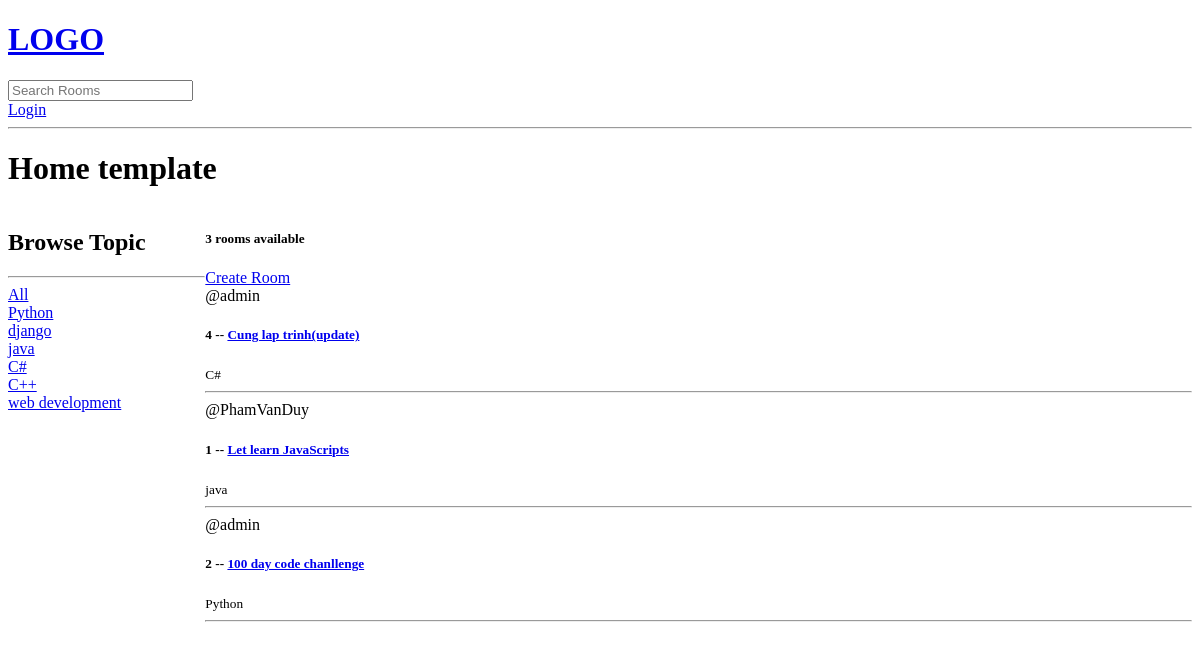
The app's page /, older data.
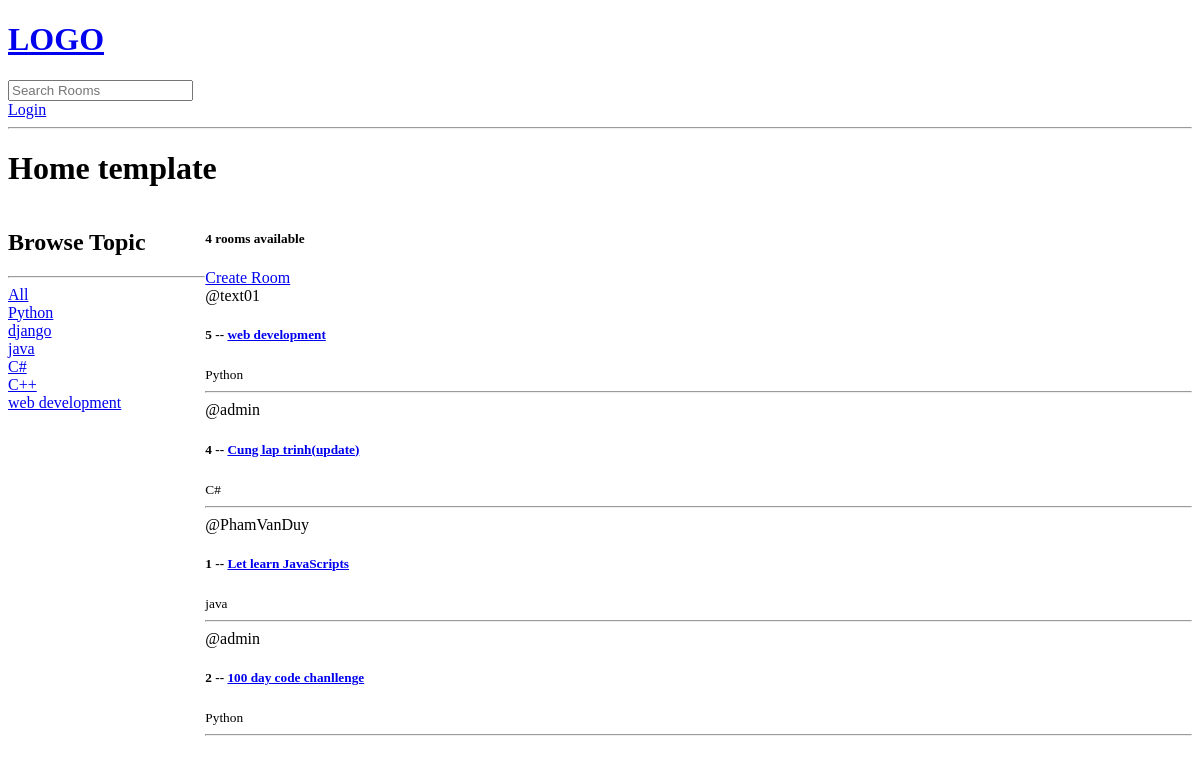
The same page, newer data.
### base/models.py (models this page shows, shortened)
class Topic(models.Model):
    name = models.CharField(max_length=200)

class Room(models.Model):
    host = models.ForeignKey(User, on_delete=models.SET_NULL,null=True)
    topic = models.ForeignKey(Topic, on_delete=models.SET_NULL,null=True)
    name = models.CharField(max_length=200)
    description = models.TextField(null=True, blank=True)
    participants = models.ManyToManyField(User,related_name='participants',blank=True)
    updated = models.DateTimeField(auto_now=True)
    created = models.DateTimeField(auto_now_add=True)
    class Meta:
        ordering = ['-updated','-created']

### base/views.py (the view)
# urls.py: path("",views.home,name="home"),
def home(request):
    q = request.GET.get('q') if request.GET.get('q') != None else ''
    topic = Topic.objects.all()
    rooms = Room.objects.filter(
        Q(topic__name__icontains=q) |
        Q(name__icontains=q) |
        Q(description__icontains=q))
    room_count = rooms.count()
    context = {'rooms':rooms, 'topic':topic, 'room_count':room_count}
    return render(request, 'base/home.html', context)

### base/templates/base/home.html (shortened to what this page needs)
{% extends 'main.html' %}
{% block content %}
<h1>Home template</h1>
<div class ="home-container">
    <div>
        <h2>Browse Topic</h2>
        <hr>
        <div>
            <a href="{% url 'home' %}">All</a>
        </div>
        {% for topic in topic %}
            <a href="{% url 'home' %}?q={{topic.name}}">{{topic.name}}</a>
            <br>
        {%endfor%}
    </div>
    <div>
        <h5>{{room_count}} rooms available</h5>
        <div>
            <a href = "{% url 'create-room' %}">Create Room</a>
        </div>
        <div>
            {% for room in rooms %}
                <div>
                    <span>@{{room.host.username}}</span>
                    <h5>{{room.id}} -- <a href="{% url 'room' room.id %}">{{room.name}}</a></h5>
                    <small>{{room.topic.name}}</small>
                </div>
                <hr>
            {% endfor %}
        </div>
    </div>
</div>
{% endblock content %}

Row changes from the older to the newer data that the page shows:
added Room: host.username "text01", id "5", name "web development", topic.name "Python"
Text that changed along with them:
{{ room_count }}: "3" → "4"
